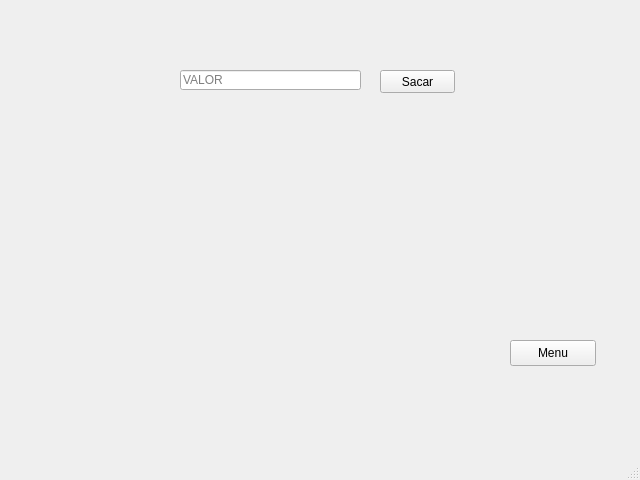
<?xml version="1.0" encoding="UTF-8"?>
<ui version="4.0">
 <class>MainWindow</class>
 <widget class="QMainWindow" name="MainWindow">
  <property name="geometry">
   <rect>
    <x>0</x>
    <y>0</y>
    <width>640</width>
    <height>480</height>
   </rect>
  </property>
  <property name="windowTitle">
   <string>MainWindow</string>
  </property>
  <widget class="QWidget" name="centralwidget">
   <widget class="QPushButton" name="botao_sacar">
    <property name="geometry">
     <rect>
      <x>380</x>
      <y>70</y>
      <width>75</width>
      <height>23</height>
     </rect>
    </property>
    <property name="text">
     <string>Sacar</string>
    </property>
   </widget>
   <widget class="QLineEdit" name="edit_valor">
    <property name="geometry">
     <rect>
      <x>180</x>
      <y>70</y>
      <width>181</width>
      <height>20</height>
     </rect>
    </property>
    <property name="text">
     <string/>
    </property>
    <property name="readOnly">
     <bool>false</bool>
    </property>
    <property name="placeholderText">
     <string>VALOR</string>
    </property>
    <property name="clearButtonEnabled">
     <bool>true</bool>
    </property>
   </widget>
   <widget class="QPushButton" name="botao_menu">
    <property name="geometry">
     <rect>
      <x>510</x>
      <y>340</y>
      <width>86</width>
      <height>26</height>
     </rect>
    </property>
    <property name="text">
     <string>Menu</string>
    </property>
   </widget>
  </widget>
  <widget class="QStatusBar" name="statusbar"/>
 </widget>
 <resources/>
 <connections/>
</ui>
